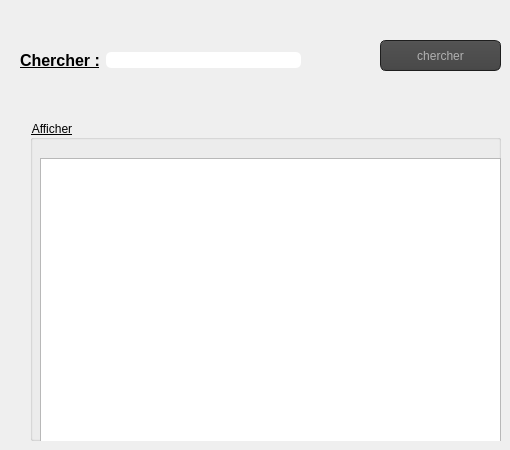
    <widget class="QWidget" name="tab_11">
     <attribute name="title">
      <string>chercher</string>
     </attribute>
     <widget class="QWidget" name="layoutWidget_27">
      <property name="geometry">
       <rect>
        <x>20</x>
        <y>30</y>
        <width>281</width>
        <height>61</height>
       </rect>
      </property>
      <layout class="QHBoxLayout" name="horizontalLayout_24">
       <item>
        <widget class="QLabel" name="chercher_2">
         <property name="text">
          <string>&lt;html&gt;&lt;head/&gt;&lt;body&gt;&lt;p&gt;&lt;span style=&quot; font-size:12pt; font-weight:600; text-decoration: underline; color:#000000;&quot;&gt;Chercher :&lt;/span&gt;&lt;/p&gt;&lt;/body&gt;&lt;/html&gt;</string>
         </property>
        </widget>
       </item>
       <item>
        <widget class="QLineEdit" name="Psearch_5">
         <property name="styleSheet">
          <string notr="true">QLineEdit{
    background-color: white;
    box-shadow: 2px 0.5px 5px 1px inset black;
    border-radius: 5px;
    width: 70%;
    padding-right: 10px;
    padding-left: 10px;
    text-align: left;
    color: #000;
    font-size:inherit;
    font-family: Arial, Helvetica, sans-serif;  
    font-weight:normal;
    font-variant:normal;
}
QLineEdit::hover{  color: black ;
background-color:orange;}
QLineEdit::focus{  color: black ;
background-color:white;}</string>
         </property>
        </widget>
       </item>
      </layout>
     </widget>
     <widget class="QPushButton" name="pushButton_trier_3">
      <property name="geometry">
       <rect>
        <x>380</x>
        <y>40</y>
        <width>121</width>
        <height>31</height>
       </rect>
      </property>
      <property name="styleSheet">
       <string notr="true">QToolTip
{
     border: 1px solid black;
     background-color: #ffa02f;
     padding: 1px;
     border-radius: 3px;
     opacity: 100;
}

QWidget
{
    color: #b1b1b1;
    background-color: #323232;
}

QWidget:item:hover
{
    background-color: QLinearGradient( x1: 0, y1: 0, x2: 0, y2: 1, stop: 0 #ffa02f, stop: 1 #ca0619);
    color: #000000;
}

QWidget:item:selected
{
    background-color: QLinearGradient( x1: 0, y1: 0, x2: 0, y2: 1, stop: 0 #ffa02f, stop: 1 #d7801a);
}

QMenuBar::item
{
    background: transparent;
}

QMenuBar::item:selected
{
    background: transparent;
    border: 1px solid #ffaa00;
}

QMenuBar::item:pressed
{
    background: #444;
    border: 1px solid #000;
    background-color: QLinearGradient(
        x1:0, y1:0,
        x2:0, y2:1,
        stop:1 #212121,
        stop:0.4 #343434/*,
        stop:0.2 #343434,
        stop:0.1 #ffaa00*/
    );
    margin-bottom:-1px;
    padding-bottom:1px;
}

QMenu
{
    border: 1px solid #000;
}

QMenu::item
{
    padding: 2px 20px 2px 20px;
}

QMenu::item:selected
{
    color: #000000;
}

QWidget:disabled
{
    color: #404040;
    background-color: #323232;
}

QAbstractItemView
{
    background-color: QLinearGradient( x1: 0, y1: 0, x2: 0, y2: 1, stop: 0 #4d4d4d, stop: 0.1 #646464, stop: 1 #5d5d5d);
}

QWidget:focus
{
    /*border: 2px solid QLinearGradient( x1: 0, y1: 0, x2: 0, y2: 1, stop: 0 #ffa02f, stop: 1 #d7801a);*/
}

QLineEdit
{
    background-color: QLinearGradient( x1: 0, y1: 0, x2: 0, y2: 1, stop: 0 #4d4d4d, stop: 0 #646464, stop: 1 #5d5d5d);
    padding: 1px;
    border-style: solid;
    border: 1px solid #1e1e1e;
    border-radius: 5;
}

QPushButton
{
    color: #b1b1b1;
    background-color: QLinearGradient( x1: 0, y1: 0, x2: 0, y2: 1, stop: 0 #565656, stop: 0.1 #525252, stop: 0.5 #4e4e4e, stop: 0.9 #4a4a4a, stop: 1 #464646);
    border-width: 1px;
    border-color: #1e1e1e;
    border-style: solid;
    border-radius: 6;
    padding: 3px;
    font-size: 12px;
    padding-left: 5px;
    padding-right: 5px;
}

QPushButton:pressed
{
    background-color: QLinearGradient( x1: 0, y1: 0, x2: 0, y2: 1, stop: 0 #2d2d2d, stop: 0.1 #2b2b2b, stop: 0.5 #292929, stop: 0.9 #282828, stop: 1 #252525);
}

QComboBox
{
    selection-background-color: #ffaa00;
    background-color: QLinearGradient( x1: 0, y1: 0, x2: 0, y2: 1, stop: 0 #565656, stop: 0.1 #525252, stop: 0.5 #4e4e4e, stop: 0.9 #4a4a4a, stop: 1 #464646);
    border-style: solid;
    border: 1px solid #1e1e1e;
    border-radius: 5;
}

QComboBox:hover,QPushButton:hover
{
    border: 2px solid QLinearGradient( x1: 0, y1: 0, x2: 0, y2: 1, stop: 0 #ffa02f, stop: 1 #d7801a);
}


QComboBox:on
{
    padding-top: 3px;
    padding-left: 4px;
    background-color: QLinearGradient( x1: 0, y1: 0, x2: 0, y2: 1, stop: 0 #2d2d2d, stop: 0.1 #2b2b2b, stop: 0.5 #292929, stop: 0.9 #282828, stop: 1 #252525);
    selection-background-color: #ffaa00;
}

QComboBox QAbstractItemView
{
    border: 2px solid darkgray;
    selection-background-color: QLinearGradient( x1: 0, y1: 0, x2: 0, y2: 1, stop: 0 #ffa02f, stop: 1 #d7801a);
}

QComboBox::drop-down
{
     subcontrol-origin: padding;
     subcontrol-position: top right;
     width: 15px;

     border-left-width: 0px;
     border-left-color: darkgray;
     border-left-style: solid; /* just a single line */
     border-top-right-radius: 3px; /* same radius as the QComboBox */
     border-bottom-right-radius: 3px;
 }

QComboBox::down-arrow
{
     image: url(:/down_arrow.png);
}

QGroupBox:focus
{
border: 2px solid QLinearGradient( x1: 0, y1: 0, x2: 0, y2: 1, stop: 0 #ffa02f, stop: 1 #d7801a);
}

QTextEdit:focus
{
    border: 2px solid QLinearGradient( x1: 0, y1: 0, x2: 0, y2: 1, stop: 0 #ffa02f, stop: 1 #d7801a);
}

QScrollBar:horizontal {
     border: 1px solid #222222;
     background: QLinearGradient( x1: 0, y1: 0, x2: 0, y2: 1, stop: 0.0 #121212, stop: 0.2 #282828, stop: 1 #484848);
     height: 7px;
     margin: 0px 16px 0 16px;
}

QScrollBar::handle:horizontal
{
      background: QLinearGradient( x1: 0, y1: 0, x2: 1, y2: 0, stop: 0 #ffa02f, stop: 0.5 #d7801a, stop: 1 #ffa02f);
      min-height: 20px;
      border-radius: 2px;
}

QScrollBar::add-line:horizontal {
      border: 1px solid #1b1b19;
      border-radius: 2px;
      background: QLinearGradient( x1: 0, y1: 0, x2: 1, y2: 0, stop: 0 #ffa02f, stop: 1 #d7801a);
      width: 14px;
      subcontrol-position: right;
      subcontrol-origin: margin;
}

QScrollBar::sub-line:horizontal {
      border: 1px solid #1b1b19;
      border-radius: 2px;
      background: QLinearGradient( x1: 0, y1: 0, x2: 1, y2: 0, stop: 0 #ffa02f, stop: 1 #d7801a);
      width: 14px;
     subcontrol-position: left;
     subcontrol-origin: margin;
}

QScrollBar::right-arrow:horizontal, QScrollBar::left-arrow:horizontal
{
      border: 1px solid black;
      width: 1px;
      height: 1px;
      background: white;
}

QScrollBar::add-page:horizontal, QScrollBar::sub-page:horizontal
{
      background: none;
}

QScrollBar:vertical
{
      background: QLinearGradient( x1: 0, y1: 0, x2: 1, y2: 0, stop: 0.0 #121212, stop: 0.2 #282828, stop: 1 #484848);
      width: 7px;
      margin: 16px 0 16px 0;
      border: 1px solid #222222;
}

QScrollBar::handle:vertical
{
      background: QLinearGradient( x1: 0, y1: 0, x2: 0, y2: 1, stop: 0 #ffa02f, stop: 0.5 #d7801a, stop: 1 #ffa02f);
      min-height: 20px;
      border-radius: 2px;
}

QScrollBar::add-line:vertical
{
      border: 1px solid #1b1b19;
      border-radius: 2px;
      background: QLinearGradient( x1: 0, y1: 0, x2: 0, y2: 1, stop: 0 #ffa02f, stop: 1 #d7801a);
      height: 14px;
      subcontrol-position: bottom;
      subcontrol-origin: margin;
}

QScrollBar::sub-line:vertical
{
      border: 1px solid #1b1b19;
      border-radius: 2px;
      background: QLinearGradient( x1: 0, y1: 0, x2: 0, y2: 1, stop: 0 #d7801a, stop: 1 #ffa02f);
      height: 14px;
      subcontrol-position: top;
      subcontrol-origin: margin;
}

QScrollBar::up-arrow:vertical, QScrollBar::down-arrow:vertical
{
      border: 1px solid black;
      width: 1px;
      height: 1px;
      background: white;
}


QScrollBar::add-page:vertical, QScrollBar::sub-page:vertical
{
      background: none;
}

QTextEdit
{
    background-color: #242424;
}

QPlainTextEdit
{
    background-color: #242424;
}

QHeaderView::section
{
    background-color: QLinearGradient(x1:0, y1:0, x2:0, y2:1, stop:0 #616161, stop: 0.5 #505050, stop: 0.6 #434343, stop:1 #656565);
    color: white;
    padding-left: 4px;
    border: 1px solid #6c6c6c;
}

QCheckBox:disabled
{
color: #414141;
}

QDockWidget::title
{
    text-align: center;
    spacing: 3px; /* spacing between items in the tool bar */
    background-color: QLinearGradient(x1:0, y1:0, x2:0, y2:1, stop:0 #323232, stop: 0.5 #242424, stop:1 #323232);
}

QDockWidget::close-button, QDockWidget::float-button
{
    text-align: center;
    spacing: 1px; /* spacing between items in the tool bar */
    background-color: QLinearGradient(x1:0, y1:0, x2:0, y2:1, stop:0 #323232, stop: 0.5 #242424, stop:1 #323232);
}

QDockWidget::close-button:hover, QDockWidget::float-button:hover
{
    background: #242424;
}

QDockWidget::close-button:pressed, QDockWidget::float-button:pressed
{
    padding: 1px -1px -1px 1px;
}

QMainWindow::separator
{
    background-color: QLinearGradient(x1:0, y1:0, x2:0, y2:1, stop:0 #161616, stop: 0.5 #151515, stop: 0.6 #212121, stop:1 #343434);
    color: white;
    padding-left: 4px;
    border: 1px solid #4c4c4c;
    spacing: 3px; /* spacing between items in the tool bar */
}

QMainWindow::separator:hover
{

    background-color: QLinearGradient(x1:0, y1:0, x2:0, y2:1, stop:0 #d7801a, stop:0.5 #b56c17 stop:1 #ffa02f);
    color: white;
    padding-left: 4px;
    border: 1px solid #6c6c6c;
    spacing: 3px; /* spacing between items in the tool bar */
}

QToolBar::handle
{
     spacing: 3px; /* spacing between items in the tool bar */
     background: url(:/images/handle.png);
}

QMenu::separator
{
    height: 2px;
    background-color: QLinearGradient(x1:0, y1:0, x2:0, y2:1, stop:0 #161616, stop: 0.5 #151515, stop: 0.6 #212121, stop:1 #343434);
    color: white;
    padding-left: 4px;
    margin-left: 10px;
    margin-right: 5px;
}

QProgressBar
{
    border: 2px solid grey;
    border-radius: 5px;
    text-align: center;
}

QProgressBar::chunk
{
    background-color: #d7801a;
    width: 2.15px;
    margin: 0.5px;
}

QTabBar::tab {
    color: #b1b1b1;
    border: 1px solid #444;
    border-bottom-style: none;
    background-color: #323232;
    padding-left: 10px;
    padding-right: 10px;
    padding-top: 3px;
    padding-bottom: 2px;
    margin-right: -1px;
}

QTabWidget::pane {
    border: 1px solid #444;
    top: 1px;
}

QTabBar::tab:last
{
    margin-right: 0; /* the last selected tab has nothing to overlap with on the right */
    border-top-right-radius: 3px;
}

QTabBar::tab:first:!selected
{
 margin-left: 0px; /* the last selected tab has nothing to overlap with on the right */


    border-top-left-radius: 3px;
}

QTabBar::tab:!selected
{
    color: #b1b1b1;
    border-bottom-style: solid;
    margin-top: 3px;
    background-color: QLinearGradient(x1:0, y1:0, x2:0, y2:1, stop:1 #212121, stop:.4 #343434);
}

QTabBar::tab:selected
{
    border-top-left-radius: 3px;
    border-top-right-radius: 3px;
    margin-bottom: 0px;
}

QTabBar::tab:!selected:hover
{
    /*border-top: 2px solid #ffaa00;
    padding-bottom: 3px;*/
    border-top-left-radius: 3px;
    border-top-right-radius: 3px;
    background-color: QLinearGradient(x1:0, y1:0, x2:0, y2:1, stop:1 #212121, stop:0.4 #343434, stop:0.2 #343434, stop:0.1 #ffaa00);
}

QRadioButton::indicator:checked, QRadioButton::indicator:unchecked{
    color: #b1b1b1;
    background-color: #323232;
    border: 1px solid #b1b1b1;
    border-radius: 6px;
}

QRadioButton::indicator:checked
{
    background-color: qradialgradient(
        cx: 0.5, cy: 0.5,
        fx: 0.5, fy: 0.5,
        radius: 1.0,
        stop: 0.25 #ffaa00,
        stop: 0.3 #323232
    );
}

QCheckBox::indicator{
    color: #b1b1b1;
    background-color: #323232;
    border: 1px solid #b1b1b1;
    width: 9px;
    height: 9px;
}

QRadioButton::indicator
{
    border-radius: 6px;
}

QRadioButton::indicator:hover, QCheckBox::indicator:hover
{
    border: 1px solid #ffaa00;
}

QCheckBox::indicator:checked
{
    image:url(:/images/checkbox.png);
}

QCheckBox::indicator:disabled, QRadioButton::indicator:disabled
{
    border: 1px solid #444;
}</string>
      </property>
      <property name="text">
       <string>chercher</string>
      </property>
     </widget>
     <widget class="QGroupBox" name="groupBox_8">
      <property name="geometry">
       <rect>
        <x>30</x>
        <y>120</y>
        <width>471</width>
        <height>321</height>
       </rect>
      </property>
      <property name="styleSheet">
       <string notr="true">color:black;
text-decoration: underline;
font: 8pt &quot;MS Shell Dlg 2&quot;;
font: 14pt &quot;MS Shell Dlg 2&quot;;</string>
      </property>
      <property name="title">
       <string>Afficher</string>
      </property>
      <widget class="QTableView" name="tableView">
       <property name="geometry">
        <rect>
         <x>10</x>
         <y>38</y>
         <width>461</width>
         <height>291</height>
        </rect>
       </property>
      </widget>
      <widget class="QTableView" name="tableView_aff_h_2">
       <property name="geometry">
        <rect>
         <x>340</x>
         <y>90</y>
         <width>16</width>
         <height>16</height>
        </rect>
       </property>
      </widget>
      <zorder>tableView_aff_h_2</zorder>
      <zorder>tableView</zorder>
     </widget>
    </widget>
